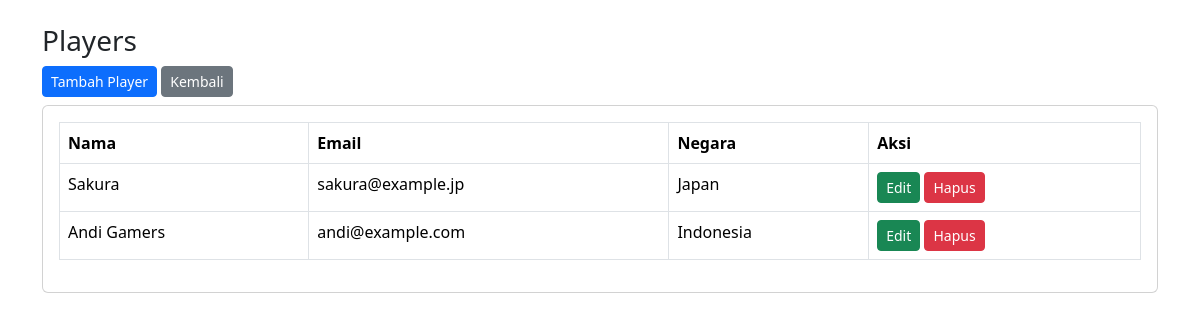
Page /view/player/index.php on the committed database.
### tables this page shows
CREATE TABLE IF NOT EXISTS player (
  id_player INT AUTO_INCREMENT PRIMARY KEY,
  nama_player VARCHAR(100) NOT NULL,
  email VARCHAR(150),
  negara VARCHAR(100)
);

### config/Database.php (called while the page is built)
<?php
class Database {
    private static $host = '127.0.0.1';
    private static $db   = 'db_game_review';
    private static $user = 'root';
    private static $pass = '';
    private static $charset = 'utf8mb4';
    private static $pdo = null;
    public static function connect(){
        if(self::$pdo === null){
            $dsn = "mysql:host=" . self::$host . ";dbname=" . self::$db . ";charset=" . self::$charset;
            $opt = [
                PDO::ATTR_ERRMODE => PDO::ERRMODE_EXCEPTION,
                PDO::ATTR_DEFAULT_FETCH_MODE => PDO::FETCH_ASSOC,
            ];
            try{
                self::$pdo = new PDO($dsn, self::$user, self::$pass, $opt);
            }catch(PDOException $e){
                die('Koneksi gagal: ' . $e->getMessage());
            }
        }
        return self::$pdo;
    }
}
?>

### class/Player.php (called while the page is built, shortened)
<?php
require_once __DIR__ . '/../config/Database.php';
class Player {
    private $pdo;
    public function __construct(){
        $this->pdo = Database::connect();
    }
    public function getAll(){
        $stmt = $this->pdo->query('SELECT * FROM player ORDER BY id_player DESC');
        return $stmt->fetchAll();
    }
}
?>

### view/player/index.php (the view)
<?php
require_once '../../class/Player.php';
$pObj = new Player();
$players = $pObj->getAll();
?>
<!doctype html><html><head><meta charset="utf-8"><title>Players</title>
<link href="https://cdn.jsdelivr.net/npm/bootstrap@5.3.2/dist/css/bootstrap.min.css" rel="stylesheet"></head><body class="p-4">
<div class="container">
  <h3>Players</h3>
  <a class="btn btn-sm btn-primary mb-2" href="create.php">Tambah Player</a>
  <a class="btn btn-sm btn-secondary mb-2" href="../../index.php">Kembali</a>
  <div class="card"><div class="card-body">
    <?php if(!$players): ?><p class="text-muted">Belum ada data.</p><?php else: ?>
    <table class="table table-bordered"><thead><tr><th>Nama</th><th>Email</th><th>Negara</th><th>Aksi</th></tr></thead><tbody>
      <?php foreach($players as $p): ?>
      <tr>
        <td><?=htmlspecialchars($p['nama_player'])?></td>
        <td><?=htmlspecialchars($p['email'])?></td>
        <td><?=htmlspecialchars($p['negara'])?></td>
        <td>
          <a class="btn btn-sm btn-success" href="edit.php?id=<?=$p['id_player']?>">Edit</a>
          <a class="btn btn-sm btn-danger" href="delete.php?id=<?=$p['id_player']?>" onclick="return confirm('Hapus player?')">Hapus</a>
        </td>
      </tr>
      <?php endforeach; ?>
    </tbody></table>
    <?php endif; ?>
  </div></div>
</div></body></html>

### rows in the picture
player: nama_player "Sakura", email "sakura@example.jp", negara "Japan"
player: nama_player "Andi Gamers", email "andi@example.com", negara "Indonesia"
